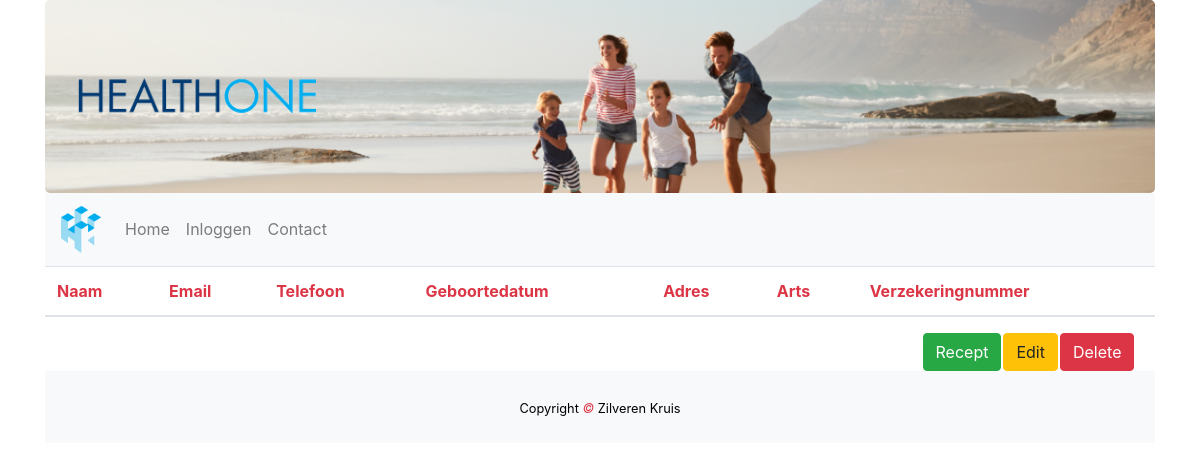
The app's page /huisarts/patient_info.php?id=279, older data.
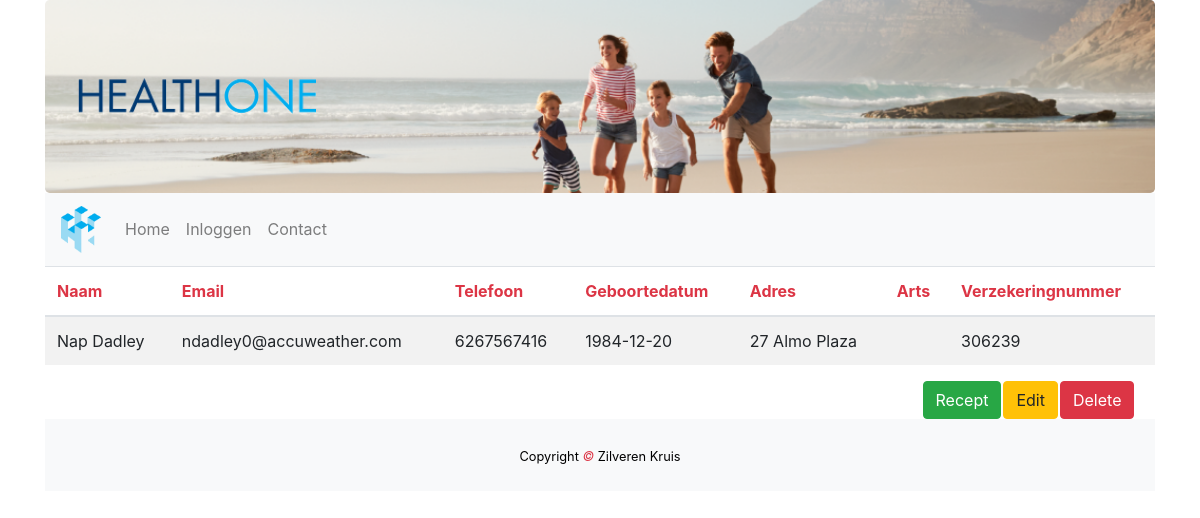
The same page, newer data.
### tables this page shows
CREATE TABLE `patient` (
  `patient_id` int(255) NOT NULL,
  `naam` varchar(255) NOT NULL,
  `email` varchar(255) NOT NULL,
  `telefoon` varchar(255) NOT NULL,
  `geboortedatum` date NOT NULL,
  `adres` varchar(255) NOT NULL,
  `verzekeringnummer` int(255) NOT NULL,
  `arts_id` int(11) NOT NULL
);

### huisarts/patient_info.php (the view, shortened to what this page needs)
<!DOCTYPE html>
<html lang="en">
<head>
    <link rel="stylesheet" href="https://maxcdn.bootstrapcdn.com/bootstrap/4.3.1/css/bootstrap.min.css">
    <link rel="stylesheet" href="../css/index.css">
</head>
<body>
<div class="container">
    <div class="jumbotron text-center" ">
    <div class="row">
        <div class="col-sm-3">
            <img class="d-none d-sm-block img-fluid" src="../img/healthtwo_text_transparent.png" alt="Logo">
        </div>
    </div>
</div>
<nav class="navbar navbar-expand-sm bg-light navbar-light sticky-top">
    <a class="navbar-brand" href="../index.php">
        <img class="navbrand" src="../img/healthtwo_logo_transparent.png" alt="Logo">
    </a>
    <div class="collapse navbar-collapse" id="collapse_target">
        <ul class="navbar-nav">
            <li class="nav-item">
                <a class="nav-link" href="../index.php">Home</a>
            </li>
            <li class="nav-item">
                <a class="nav-link" href="#">Inloggen</a>
            </li>
            <li class="nav-item">
                <a class="nav-link" href="../contact.php">Contact</a>
            </li>
        </ul>
    </div>
</nav>
<div class="table-responsive">
    <table class="table table-striped">
        <thead>
            <tr>
                <th class="text-danger">Naam</th>
                <th class="text-danger">Email</th>
                <th class="text-danger">Telefoon</th>
                <th class="text-danger">Geboortedatum</th>
                <th class="text-danger">Adres</th>
                <th class="text-danger">Arts</th>
                <th class="text-danger">Verzekeringnummer</th>
            </tr>
        </thead>
        <tbody>
            <?php
            try {
                $db = new PDO("mysql:host=localhost;dbname=healthone","root","");
                $query = $db->prepare("SELECT * FROM patient WHERE patient_id = " . $_GET['id']);
                $query->execute();
                $result = $query->fetchAll(PDO::FETCH_ASSOC);
                foreach ($result as &$data) {
                    echo "<tr>";
                    echo "<td>" . $data['naam'] . "</td>";
                    echo "<td>" . $data['email'] . "</td>";
                    echo "<td>" . $data['telefoon'] . "</td>";
                    echo "<td>" . $data['geboortedatum'] . "</td>";
                    echo "<td>" . $data['adres'] . "</td>";
                    echo "<td>" . $data['arts'] . "</td>";
                    echo "<td>" . $data['verzekeringnummer'] . "</td>";
                    echo "</tr>";
                }
            }
            catch(PDOException $e){
                die("wank".$e->getMessage());
            }
            ?>
        </tbody>
    </table>
</div>
<div class="row text-center">
    <div class="col-lg-9"></div>
    <div class="col-lg-3">
        <?php
        echo "<td><a href='recept_uitschrijven.php?id=".$_GET['id']."'>"."<button type=\"button\" class=\"btn btn-success\">Recept</button>";
        echo "<td><a href='edit.php?id=".$_GET['id']."'>"."<button type=\"button\" class=\"btn btn-warning\">Edit</button>";
        echo "<td><a href='drop.php?id=".$_GET['id']."'>"."<button type=\"button\" class=\"btn btn-danger\">Delete</button>";
        ?>
    </div>
</div>
<footer class="py-4 bg-light text-dark-50 text-center">
    <small>Copyright <em class="text-danger"> &copy; </em>Zilveren Kruis</small>
</footer>
</body>
</html>

Row changes from the older to the newer data that the page shows:
added patient: naam "Nap Dadley", email "ndadley0@accuweather.com", telefoon "6267567416", geboortedatum "1984-12-20", adres "27 Almo Plaza", verzekeringnummer "306239"
